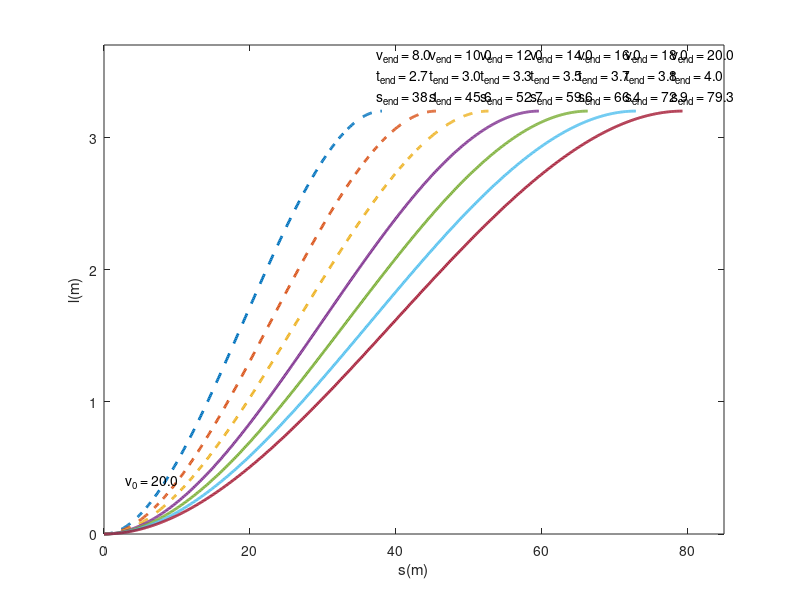

The MATLAB source for this figure:
clear all;
close all;
v0=20;

tmax=6;
amax=1.5;
amin=-2;
alateralmax=3;
yend=3.2;
w=0.5;
vmax=20;
vmin=6;
r=5;
% v0+amax*tmax
% min(vmax,v0+amax*tmax)
xendmax=max(sqrt(r.^2-(r-yend).^2),sqrt(((v0+min(vmax,v0+amax*tmax))/2*tmax).^2-yend.^2));
vendmin=max(vmin,v0+amin*tmax);
vendmax=min(vmax,v0+amax*tmax);
interal=(vendmax-vendmin)/round((vendmax-vendmin)/2);
tendList=zeros(1,round((vendmax-vendmin)/2)+1);
xendList=zeros(1,round((vendmax-vendmin)/2)+1);
vendList=vendmin:interal:vendmax;
validList=zeros(1,round((vendmax-vendmin)/2)+1);
figure('Position', [0, 100, 1500, 100+400]) % 创建一个指定大小的图形窗口
xlabel('x') % 设置 x 轴标签
ylabel('y') % 设置 y 轴标签

for i=1:1:round((vendmax-vendmin)/2)+1
    vend=vendList(i);
    xend=(4*w*(6*vend^2*yend/alateralmax)^2/((1-w)/xendmax))^0.2;
    % 定义积分区间
    a = 0; % 曲线的起点横坐标
    b = xend; % 曲线的终点横坐标
    % 定义被积函数
    f = @(x) sqrt(1 + (6*x*yend/xend.^2 - 6*yend/xend.^3*x.^2).^2);
    % 计算积分
    L = integral(f, a, b);
    tend=L/((v0+vend)/2); % tend=sqrt(xend^2+yend^2)/((v0+vend)/2);
    accerlMean=(vend-v0)/tend;
    tendList(i)=tend;
    xendList(i)=xend;
    if accerlMean>amin && accerlMean<amax
        validList(i)=1;
    end
    x = 0:0.1:xend; % 生成 x 的取值范围，间隔为0.1
    y = (3*yend/(xend^2))*(x.^2) - (2*yend/(xend^3))*(x.^3); % 计算 y 的值
    if validList(i) == 1 % 如果 validList 为 1，则绘制实线
        plot(x, y, 'LineWidth', 2) % 绘制实线
    else % 否则，绘制虚线
        plot(x, y, '--', 'LineWidth', 2) % 绘制虚线
    end
    % 标注 xend、yend 和 tend 的值
%     text(xend*0.7, yend*0.8, ['xend = ', num2str(xend)])
%     text(xend*0.7, yend*0.7, ['yend = ', num2str(yend)])
%     text(xend*0.7, yend*0.6, ['tend = ', num2str(tend)])
%     text(xend*0.9, yend*1.02, ['Xend = ', num2str(xend, '%.1f')])
%     text(xend*0.7, yend*0.95, ['yend = ', num2str(yend, '%.1f')])
%     text(xend*0.9, yend*1.05, ['Tend = ', num2str(tend, '%.1f')])
    text(xend*0.98, yend*1.03, ['s_{end} = ', num2str(xend, '%.1f')], 'Interpreter', 'tex')
    text(xend*0.98, yend*1.08, ['t_{end} = ', num2str(tend, '%.1f')], 'Interpreter', 'tex')
    text(xend*0.98, yend*(1.08+0.05), ['v_{end} = ', num2str(vend, '%.1f')], 'Interpreter', 'tex')

    hold on;
end
text(3, 0.4, ['v_{0} = ', num2str(v0, '%.1f')], 'Interpreter', 'tex')

xlim([0, 85]) % 设置 x 轴的范围为 0 到 100
ylim([0, 3.7]) % 设置 x 轴的范围为 0 到 100

xlabel('s(m)') % 设置 x 轴标签
ylabel('l(m)') % 设置 y 轴标签

validList